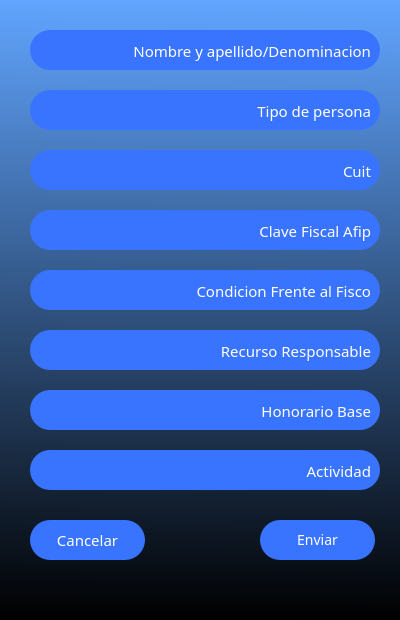
<?xml version="1.0" encoding="UTF-8"?>
<ui version="4.0">
 <class>Big_Body</class>
 <widget class="QWidget" name="Big_Body">
  <property name="geometry">
   <rect>
    <x>0</x>
    <y>0</y>
    <width>400</width>
    <height>620</height>
   </rect>
  </property>
  <property name="windowTitle">
   <string>Form</string>
  </property>
  <property name="styleSheet">
   <string notr="true">background-color:qlineargradient(spread:pad, x1:0.460273, y1:0, x2:0.455, y2:1, stop:0 rgba(97, 165, 255, 255), stop:1 rgba(0, 0, 0, 255));</string>
  </property>
  <widget class="QLabel" name="Image">
   <property name="geometry">
    <rect>
     <x>20</x>
     <y>110</y>
     <width>371</width>
     <height>131</height>
    </rect>
   </property>
   <property name="styleSheet">
    <string notr="true">background-color:none;</string>
   </property>
   <property name="text">
    <string/>
   </property>
   <property name="pixmap">
    <pixmap>../../../5bc0a3d1d56cf3a676952f5f2c33a82d_370x140.png</pixmap>
   </property>
  </widget>
  <widget class="QPushButton" name="EnviarBoton">
   <property name="geometry">
    <rect>
     <x>260</x>
     <y>520</y>
     <width>115</width>
     <height>40</height>
    </rect>
   </property>
   <property name="font">
    <font>
     <family>BIZ UDGothic</family>
     <pointsize>-1</pointsize>
    </font>
   </property>
   <property name="cursor">
    <cursorShape>PointingHandCursor</cursorShape>
   </property>
   <property name="styleSheet">
    <string notr="true">background-color:rgb(56, 116, 255);
border-radius:20px;
color:white;
font-size:14px;</string>
   </property>
   <property name="text">
    <string>Enviar</string>
   </property>
  </widget>
  <widget class="QPushButton" name="CancelarBoton">
   <property name="geometry">
    <rect>
     <x>30</x>
     <y>520</y>
     <width>115</width>
     <height>40</height>
    </rect>
   </property>
   <property name="font">
    <font>
     <family>BIZ UDGothic</family>
     <pointsize>-1</pointsize>
    </font>
   </property>
   <property name="cursor">
    <cursorShape>PointingHandCursor</cursorShape>
   </property>
   <property name="styleSheet">
    <string notr="true">background-color:rgb(56, 116, 255);
border-radius:20px;
color:white;
font-size:15px;</string>
   </property>
   <property name="text">
    <string>Cancelar</string>
   </property>
  </widget>
  <widget class="QLineEdit" name="HonorarioBaseCampText">
   <property name="geometry">
    <rect>
     <x>30</x>
     <y>390</y>
     <width>350</width>
     <height>40</height>
    </rect>
   </property>
   <property name="font">
    <font>
     <family>BIZ UDGothic</family>
     <pointsize>-1</pointsize>
    </font>
   </property>
   <property name="styleSheet">
    <string notr="true">background-color:rgb(56, 116, 255);
border-color:none;
border-radius:20px;
color:rgb(255, 255, 255);
font-size:15px;</string>
   </property>
   <property name="text">
    <string/>
   </property>
  </widget>
  <widget class="QLineEdit" name="EstadoActividadCampText">
   <property name="geometry">
    <rect>
     <x>30</x>
     <y>450</y>
     <width>350</width>
     <height>40</height>
    </rect>
   </property>
   <property name="font">
    <font>
     <family>BIZ UDGothic</family>
     <pointsize>-1</pointsize>
    </font>
   </property>
   <property name="styleSheet">
    <string notr="true">background-color:rgb(56, 116, 255);
border-color:none;
border-radius:20px;
color:rgb(255, 255, 255);
font-size:15px;</string>
   </property>
   <property name="text">
    <string/>
   </property>
  </widget>
  <widget class="QLabel" name="LabelNombreDenominacion">
   <property name="geometry">
    <rect>
     <x>130</x>
     <y>40</y>
     <width>241</width>
     <height>21</height>
    </rect>
   </property>
   <property name="font">
    <font>
     <family>BIZ UDGothic</family>
     <pointsize>-1</pointsize>
     <weight>50</weight>
     <bold>false</bold>
    </font>
   </property>
   <property name="styleSheet">
    <string notr="true">background-color:none;
color:rgb(255, 255, 255);
font-size:15px;
display:none;</string>
   </property>
   <property name="text">
    <string>Nombre y apellido/Denominacion</string>
   </property>
   <property name="alignment">
    <set>Qt::AlignRight|Qt::AlignTrailing|Qt::AlignVCenter</set>
   </property>
  </widget>
  <widget class="QLineEdit" name="NombreCampText">
   <property name="geometry">
    <rect>
     <x>30</x>
     <y>30</y>
     <width>350</width>
     <height>40</height>
    </rect>
   </property>
   <property name="font">
    <font>
     <family>BIZ UDGothic</family>
     <pointsize>-1</pointsize>
    </font>
   </property>
   <property name="styleSheet">
    <string notr="true">background-color:rgb(56, 116, 255);
border-color:none;
border-radius:20px;
color:rgb(255, 255, 255);
font-size:15px;</string>
   </property>
   <property name="text">
    <string/>
   </property>
  </widget>
  <widget class="QLineEdit" name="TipoPersonaCampText">
   <property name="geometry">
    <rect>
     <x>30</x>
     <y>90</y>
     <width>350</width>
     <height>40</height>
    </rect>
   </property>
   <property name="font">
    <font>
     <family>BIZ UDGothic</family>
     <pointsize>-1</pointsize>
    </font>
   </property>
   <property name="styleSheet">
    <string notr="true">background-color:rgb(56, 116, 255);
border-color:none;
border-radius:20px;
color:rgb(255, 255, 255);
font-size:15px;</string>
   </property>
   <property name="text">
    <string/>
   </property>
  </widget>
  <widget class="QLineEdit" name="CuitCampText">
   <property name="geometry">
    <rect>
     <x>30</x>
     <y>150</y>
     <width>350</width>
     <height>40</height>
    </rect>
   </property>
   <property name="font">
    <font>
     <family>BIZ UDGothic</family>
     <pointsize>-1</pointsize>
    </font>
   </property>
   <property name="styleSheet">
    <string notr="true">background-color:rgb(56, 116, 255);
border-color:none;
border-radius:20px;
color:rgb(255, 255, 255);
font-size:15px;</string>
   </property>
   <property name="text">
    <string/>
   </property>
  </widget>
  <widget class="QLineEdit" name="ClaveFiscalCampText">
   <property name="geometry">
    <rect>
     <x>30</x>
     <y>210</y>
     <width>350</width>
     <height>40</height>
    </rect>
   </property>
   <property name="font">
    <font>
     <family>BIZ UDGothic</family>
     <pointsize>-1</pointsize>
    </font>
   </property>
   <property name="styleSheet">
    <string notr="true">background-color:rgb(56, 116, 255);
border-color:none;
border-radius:20px;
color:rgb(255, 255, 255);
font-size:15px;</string>
   </property>
   <property name="text">
    <string/>
   </property>
  </widget>
  <widget class="QLineEdit" name="CondicionFrenteFiscoCampText">
   <property name="geometry">
    <rect>
     <x>30</x>
     <y>270</y>
     <width>350</width>
     <height>40</height>
    </rect>
   </property>
   <property name="font">
    <font>
     <family>BIZ UDGothic</family>
     <pointsize>-1</pointsize>
    </font>
   </property>
   <property name="styleSheet">
    <string notr="true">background-color:rgb(56, 116, 255);
border-color:none;
border-radius:20px;
color:rgb(255, 255, 255);
font-size:15px;</string>
   </property>
   <property name="text">
    <string/>
   </property>
  </widget>
  <widget class="QLineEdit" name="RecursoCampText">
   <property name="geometry">
    <rect>
     <x>30</x>
     <y>330</y>
     <width>350</width>
     <height>40</height>
    </rect>
   </property>
   <property name="font">
    <font>
     <family>BIZ UDGothic</family>
     <pointsize>-1</pointsize>
    </font>
   </property>
   <property name="styleSheet">
    <string notr="true">background-color:rgb(56, 116, 255);
border-color:none;
border-radius:20px;
color:rgb(255, 255, 255);
font-size:15px;</string>
   </property>
   <property name="text">
    <string/>
   </property>
  </widget>
  <widget class="QLabel" name="LabelTipoPersona">
   <property name="geometry">
    <rect>
     <x>250</x>
     <y>100</y>
     <width>121</width>
     <height>21</height>
    </rect>
   </property>
   <property name="font">
    <font>
     <family>BIZ UDGothic</family>
     <pointsize>-1</pointsize>
     <weight>50</weight>
     <bold>false</bold>
    </font>
   </property>
   <property name="styleSheet">
    <string notr="true">background-color:none;
color:rgb(255, 255, 255);
font-size:15px;
display:none;</string>
   </property>
   <property name="text">
    <string>Tipo de persona</string>
   </property>
   <property name="alignment">
    <set>Qt::AlignRight|Qt::AlignTrailing|Qt::AlignVCenter</set>
   </property>
  </widget>
  <widget class="QLabel" name="LabelCuit">
   <property name="geometry">
    <rect>
     <x>250</x>
     <y>160</y>
     <width>121</width>
     <height>21</height>
    </rect>
   </property>
   <property name="font">
    <font>
     <family>BIZ UDGothic</family>
     <pointsize>-1</pointsize>
     <weight>50</weight>
     <bold>false</bold>
    </font>
   </property>
   <property name="styleSheet">
    <string notr="true">background-color:none;
color:rgb(255, 255, 255);
font-size:15px;
display:none;</string>
   </property>
   <property name="text">
    <string>Cuit</string>
   </property>
   <property name="alignment">
    <set>Qt::AlignRight|Qt::AlignTrailing|Qt::AlignVCenter</set>
   </property>
  </widget>
  <widget class="QLabel" name="LabelClaveFiscal">
   <property name="geometry">
    <rect>
     <x>230</x>
     <y>220</y>
     <width>141</width>
     <height>21</height>
    </rect>
   </property>
   <property name="font">
    <font>
     <family>BIZ UDGothic</family>
     <pointsize>-1</pointsize>
     <weight>50</weight>
     <bold>false</bold>
    </font>
   </property>
   <property name="styleSheet">
    <string notr="true">background-color:none;
color:rgb(255, 255, 255);
font-size:15px;
display:none;</string>
   </property>
   <property name="text">
    <string>Clave Fiscal Afip</string>
   </property>
   <property name="alignment">
    <set>Qt::AlignRight|Qt::AlignTrailing|Qt::AlignVCenter</set>
   </property>
  </widget>
  <widget class="QLabel" name="LabelCondicionFrenteAlFisco">
   <property name="geometry">
    <rect>
     <x>170</x>
     <y>280</y>
     <width>201</width>
     <height>21</height>
    </rect>
   </property>
   <property name="font">
    <font>
     <family>BIZ UDGothic</family>
     <pointsize>-1</pointsize>
     <weight>50</weight>
     <bold>false</bold>
    </font>
   </property>
   <property name="styleSheet">
    <string notr="true">background-color:none;
color:rgb(255, 255, 255);
font-size:15px;
display:none;</string>
   </property>
   <property name="text">
    <string>Condicion Frente al Fisco</string>
   </property>
   <property name="alignment">
    <set>Qt::AlignRight|Qt::AlignTrailing|Qt::AlignVCenter</set>
   </property>
  </widget>
  <widget class="QLabel" name="LabelRecurso">
   <property name="geometry">
    <rect>
     <x>220</x>
     <y>340</y>
     <width>151</width>
     <height>21</height>
    </rect>
   </property>
   <property name="font">
    <font>
     <family>BIZ UDGothic</family>
     <pointsize>-1</pointsize>
     <weight>50</weight>
     <bold>false</bold>
    </font>
   </property>
   <property name="styleSheet">
    <string notr="true">background-color:none;
color:rgb(255, 255, 255);
font-size:15px;
display:none;</string>
   </property>
   <property name="text">
    <string>Recurso Responsable</string>
   </property>
   <property name="alignment">
    <set>Qt::AlignRight|Qt::AlignTrailing|Qt::AlignVCenter</set>
   </property>
  </widget>
  <widget class="QLabel" name="LabelHonorario">
   <property name="geometry">
    <rect>
     <x>250</x>
     <y>400</y>
     <width>121</width>
     <height>21</height>
    </rect>
   </property>
   <property name="font">
    <font>
     <family>BIZ UDGothic</family>
     <pointsize>-1</pointsize>
     <weight>50</weight>
     <bold>false</bold>
    </font>
   </property>
   <property name="styleSheet">
    <string notr="true">background-color:none;
color:rgb(255, 255, 255);
font-size:15px;
display:none;</string>
   </property>
   <property name="text">
    <string>Honorario Base</string>
   </property>
   <property name="alignment">
    <set>Qt::AlignRight|Qt::AlignTrailing|Qt::AlignVCenter</set>
   </property>
  </widget>
  <widget class="QLabel" name="LabelEstadoActividad">
   <property name="geometry">
    <rect>
     <x>300</x>
     <y>460</y>
     <width>71</width>
     <height>21</height>
    </rect>
   </property>
   <property name="font">
    <font>
     <family>BIZ UDGothic</family>
     <pointsize>-1</pointsize>
     <weight>50</weight>
     <bold>false</bold>
    </font>
   </property>
   <property name="styleSheet">
    <string notr="true">background-color:none;
color:rgb(255, 255, 255);
font-size:15px;
display:none;</string>
   </property>
   <property name="text">
    <string>Actividad</string>
   </property>
   <property name="alignment">
    <set>Qt::AlignRight|Qt::AlignTrailing|Qt::AlignVCenter</set>
   </property>
  </widget>
  <zorder>EnviarBoton</zorder>
  <zorder>CancelarBoton</zorder>
  <zorder>HonorarioBaseCampText</zorder>
  <zorder>EstadoActividadCampText</zorder>
  <zorder>Image</zorder>
  <zorder>NombreCampText</zorder>
  <zorder>TipoPersonaCampText</zorder>
  <zorder>CuitCampText</zorder>
  <zorder>ClaveFiscalCampText</zorder>
  <zorder>CondicionFrenteFiscoCampText</zorder>
  <zorder>RecursoCampText</zorder>
  <zorder>LabelNombreDenominacion</zorder>
  <zorder>LabelTipoPersona</zorder>
  <zorder>LabelCuit</zorder>
  <zorder>LabelClaveFiscal</zorder>
  <zorder>LabelCondicionFrenteAlFisco</zorder>
  <zorder>LabelRecurso</zorder>
  <zorder>LabelHonorario</zorder>
  <zorder>LabelEstadoActividad</zorder>
 </widget>
 <resources/>
 <connections/>
</ui>
